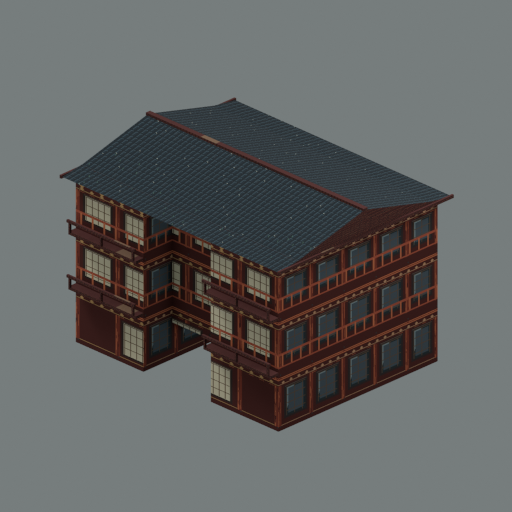
#> input picture enchaines/assets/previews/Building_B1.png, 512 x 512 px, given in place of Arena_Floor_atlas.png, which was not available
$ python package_review.py
#> lines starting #> are read from the running program, lines starting #| are printed output that depends on the picture; pictures that were not available may be replaced by others from this repository, and a replacement may not be noted
"""Build review contact sheets and compact current-delivery archive."""
from pathlib import Path
import json,zipfile
from PIL import Image,ImageDraw
ROOT=Path(__file__).resolve().parents[1]
codes=['Arena_Floor','Street','Stairs']+[f'B{i}' for i in range(1,10)]
sheet=Image.new('RGB',(1600,1200),(224,222,211));draw=ImageDraw.Draw(sheet)
#> after `sheet = Image.new('RGB', (1600, 1200), (224, 222, 211))`:
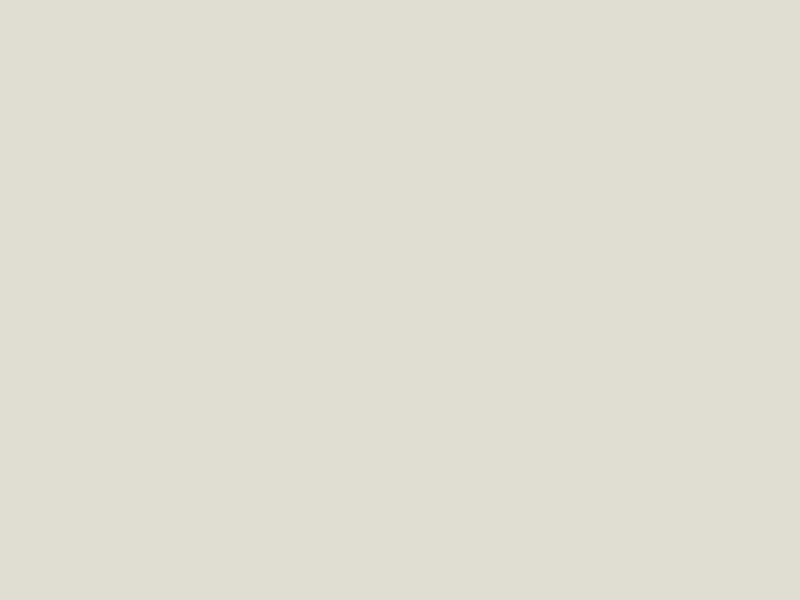
#> sheet: PIL image 1600x1200 RGB (shown at 1/2 size); mean R, G, B 224, 222, 211
for i,code in enumerate(codes):
 im=Image.open(ROOT/'textures'/f'{code}_atlas.png').convert('RGB');x=i%4*400;y=i//4*400
 sheet.paste(im.resize((360,360),Image.Resampling.NEAREST),(x+20,y+28));draw.text((x+20,y+7),f'{code}: {im.width} x {im.height}',fill=(25,26,24))
#> after `sheet.paste(im.resize((360, 360), Image.Resampling.NEAREST), (x + 20, `:
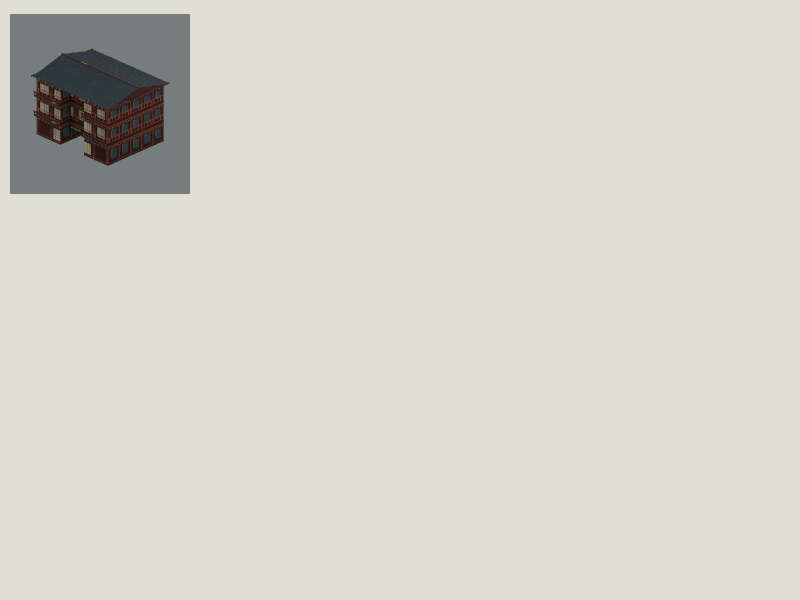
#> sheet: PIL image 1600x1200 RGB (shown at 1/2 size); mean R, G, B 215.4, 213.7, 203.3
#> pass 2 of the loop `for i,code in enumerate(codes):`:
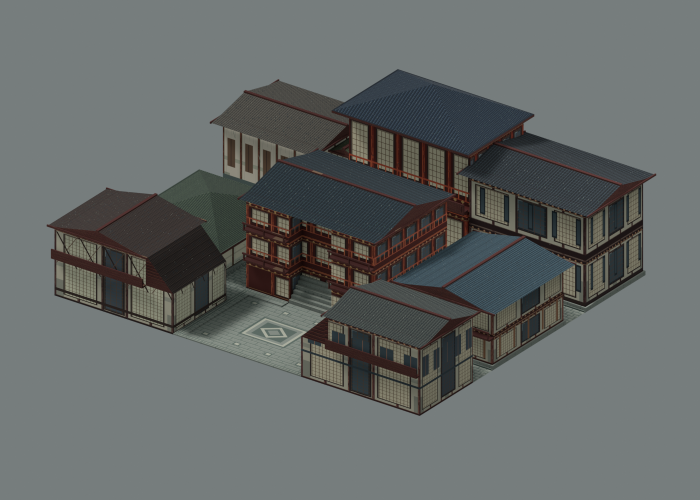
#> input picture enchaines/assets/previews/map_isometric.png, 1400 x 1000 px, given in place of Street_atlas.png, which was not available (shown at 1/2 size)
#> im: PIL image 1400x1000 RGB
#> `sheet.paste(im.resize((360, 360), Image.Resampling.NEAREST), (x + 20, `:
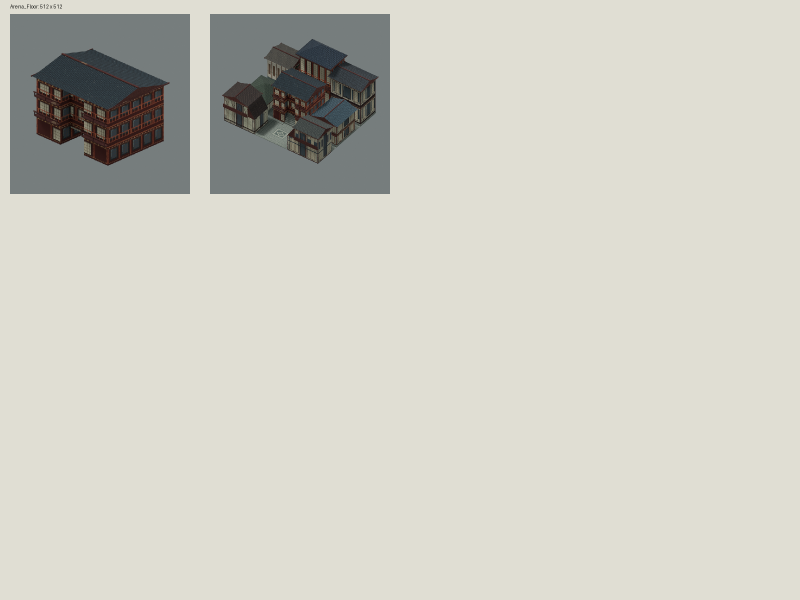
#> sheet: PIL image 1600x1200 RGB (shown at 1/2 size); mean R, G, B 207, 205.6, 196
#> (the run stopped early here; a loop or call above may not have finished)
